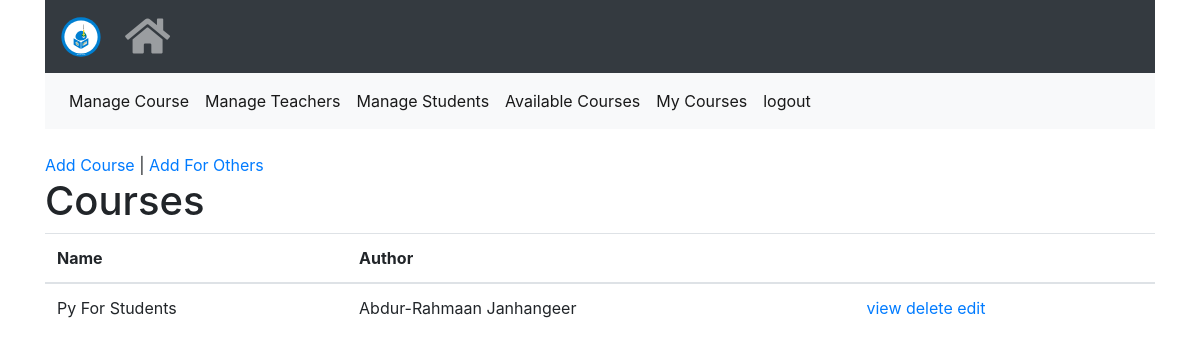
Before: /course/ (signed in) with the older database file.
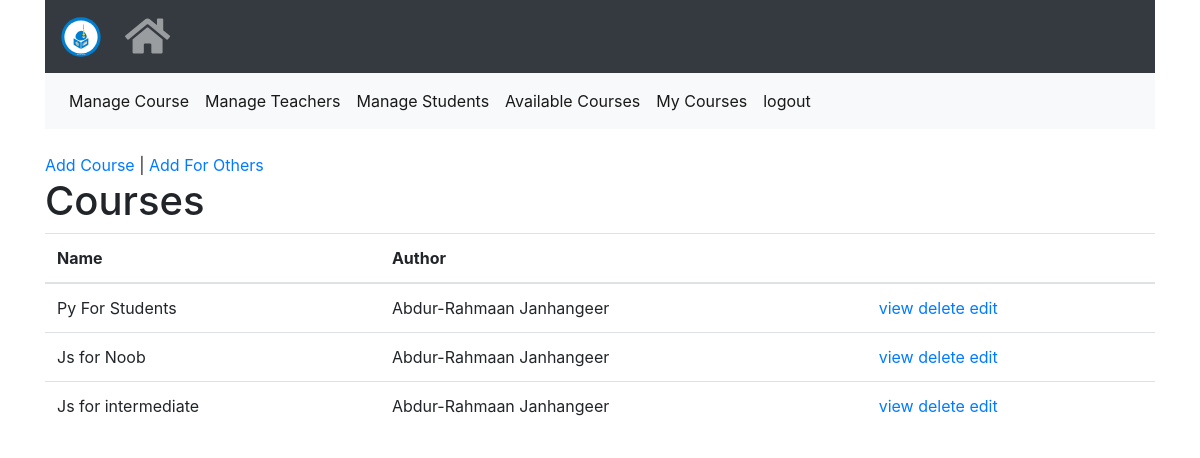
After: the same page with the newer database file.
### modules/course/models.py (models this page shows, shortened)
class Course(db.Model):
    __tablename__ = 'courses'
    id = db.Column(db.Integer, primary_key=True)
    name = db.Column(db.String(100))
    created_date = db.Column(db.DateTime, default=datetime.now())
    teacher_id = db.Column(db.Integer, db.ForeignKey('users.id'),
        nullable=False)
    sections = db.relationship('Section', backref='course', lazy=True,
        cascade="all, delete, delete-orphan")
    def delete(self):
        db.session.delete(self)
        db.session.commit()

### modules/auth/models.py (models this page shows, shortened)
class User(UserMixin, db.Model):
    __tablename__ = 'users'
    id = db.Column(db.Integer, primary_key=True)
    email = db.Column(db.String(100))
    password = db.Column(db.String(128))
    name = db.Column(db.String(120))
    role = db.Column(db.String(120))
    courses = db.relationship("Course",
        secondary=course_subs,
        cascade = "all, delete")# !subs- teacher, students
    def delete(self):
        db.session.delete(self)
        db.session.commit()

### modules/course/view.py (the view)
@course_blueprint.route("/")
@login_required
def index():
    context = base_context()
    context['User'] = User
    context['courses'] = Course.query.all()
    return render_template('course/index.html', **context)

### app.py (called while the page is built)
def create_app(config_name):
    app = Flask(__name__)
    configuration = app_config[config_name]
    app.config.from_object(configuration)
    db.init_app(app)
    ma.init_app(app)
    csrf = CSRFProtect(app)
    configure_uploads(app, photos)
    login_manager.init_app(app)
    login_manager.login_view = configuration.LOGIN_VIEW
    login_manager.login_message = configuration.LOGIN_MESSAGE
    @login_manager.user_loader
    def load_user(id):
        return User.query.get(id)
    for module in os.listdir("modules"):
        if module.startswith("__"):
            continue
        mod = importlib.import_module("modules.{}.view".format(module))
        app.register_blueprint(getattr(mod, "{}_blueprint".format(module)))
    @app.route("/")
    def index():
        return redirect(configuration.HOMEPAGE_URL)
    return app

### shopyoapi/enhance.py (called while the page is built)
def base_context():
    base_context = {
        'MESSAGE': '',
        'current_user': current_user
    }
    return base_context.copy()

### modules/course/templates/course/index.html (shortened to what this page needs)
{% extends "base/base.html" %}
{% block content %}
{%include 'course/partials/nav.html'%}
<br>
<a class="" href="{{url_for('course.add')}}">Add Course</a> |
<a class="" href="{{url_for('course.add')}}">Add For Others</a>
<br>
<h1>Courses</h1>
<table class="table">
    <thead>
        <tr>
            <th>Name</th>
            <th>Author</th>
            <th></th>
        </tr>
    </thead>
    <tbody>
{% for course in courses %}
    {%set teacher = User.query.get(course.teacher_id)%}
    <tr>
        <td>{{course.name}}</td>
        <td>{{teacher.name}}</td>
        <td><a href="{{url_for('course.view', course_id=course.id)}}">view</a> <a href="">delete</a> <a href="">edit</a></td>
    </tr>
{%endfor%}
    </tbody>
</table>
{% endblock %}

Changed rows visible on the page:
added Course: name "Js for Noob", {{ teacher.name }} "Abdur-Rahmaan Janhangeer"
added Course: name "Js for intermediate", {{ teacher.name }} "Abdur-Rahmaan Janhangeer"
